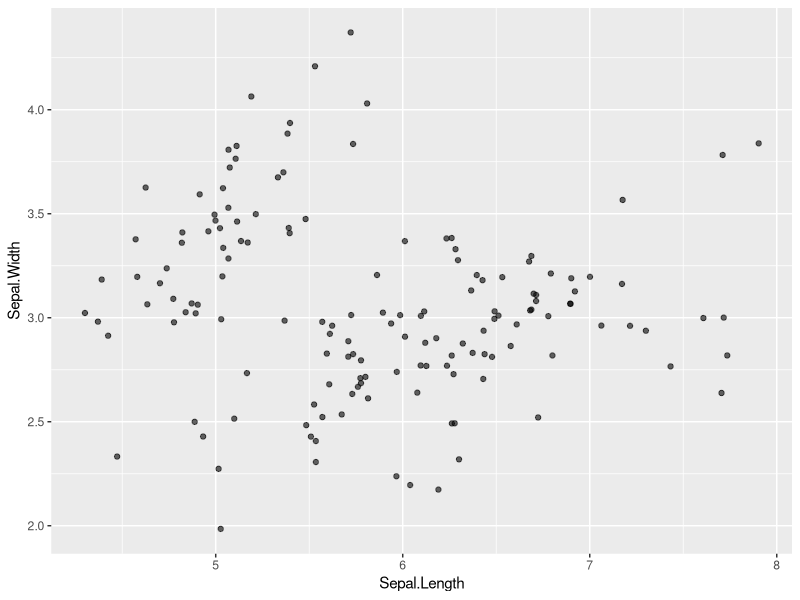
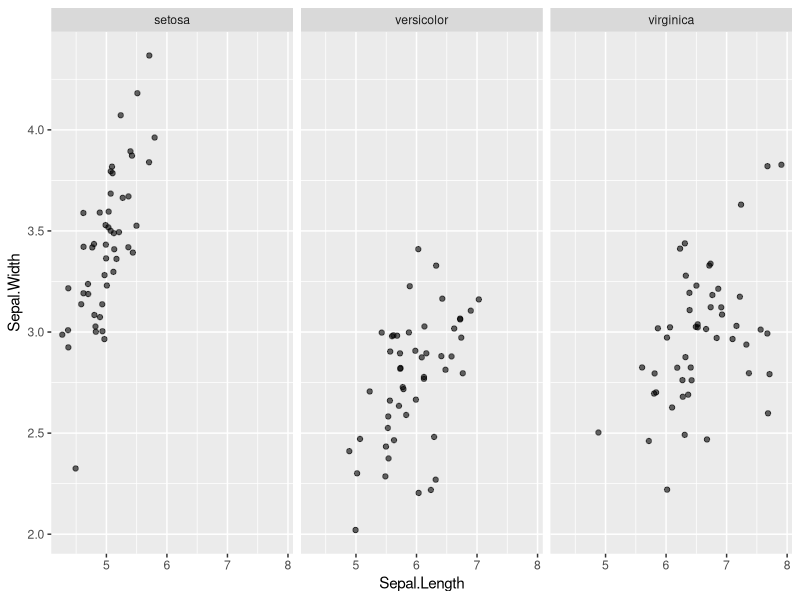
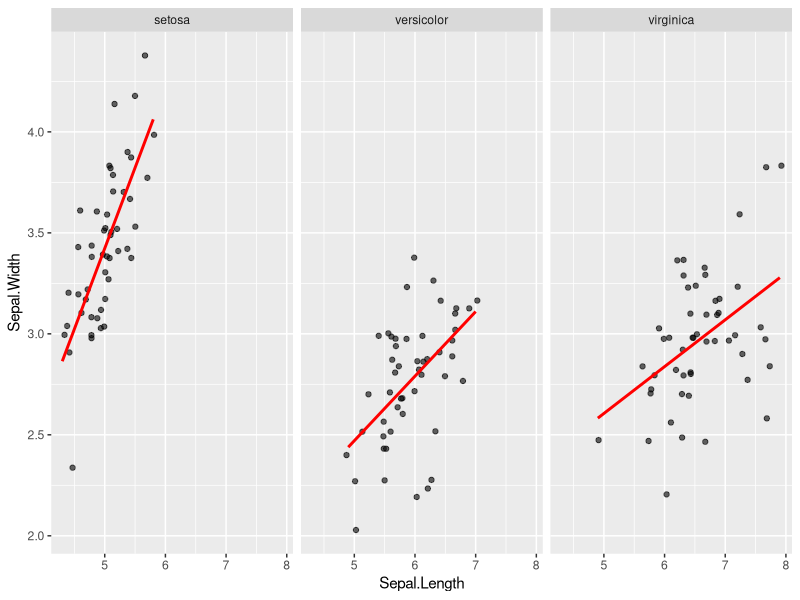
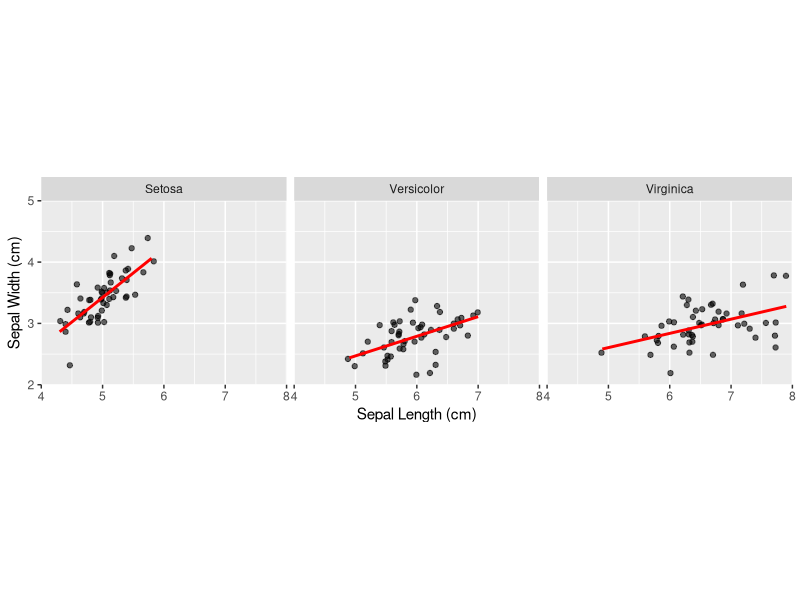
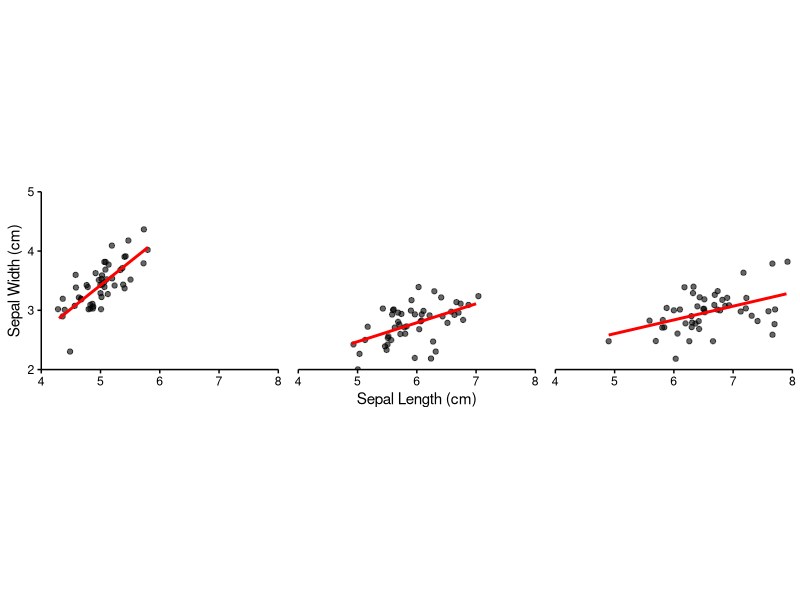

Reproduce these figures in R, in order.
## ---- chunk 1
head(iris)
## ---- chunk 2
library(ggplot2)
library(dplyr)
iris %>%
ggplot( aes(x = Sepal.Length, y = Sepal.Width) ) +
    geom_jitter(alpha = 0.6)
## ---- chunk 3
iris %>%
ggplot( aes(x = Sepal.Length, y = Sepal.Width) ) +
    geom_jitter(alpha = 0.6) +
    facet_grid(. ~ Species)
## ---- chunk 4
iris %>%
ggplot( aes(x = Sepal.Length, y = Sepal.Width) ) +
    geom_jitter(alpha = 0.6) +
    facet_grid(. ~ Species) +
    stat_smooth(method = "lm", se = F, col = "red" )
## ---- chunk 5
levels(iris$Species) <- c("Setosa", "Versicolor", "Virginica")
iris %>%
ggplot( aes(x = Sepal.Length, y = Sepal.Width) ) +
    geom_jitter(alpha = 0.6) +
    facet_grid(. ~ Species) +
    stat_smooth(method = "lm", se = F, col = "red" ) +
    scale_y_continuous("Sepal Width (cm)",
                       limits = c(2,5),
                       expand = c(0,0)) +
    scale_x_continuous("Sepal Length (cm)",
                       limits = c(4,8),
                       expand = c(0,0)) +
    coord_equal()
## ---- chunk 6
levels(iris$Species) <- c("Setosa", "Versicolor", "Virginica")
library(grid)
iris %>%
ggplot( aes(x = Sepal.Length, y = Sepal.Width) ) +
    geom_jitter(alpha = 0.6) +
    facet_grid(. ~ Species) +
    stat_smooth(method = "lm", se = F, col = "red" ) +
    scale_y_continuous("Sepal Width (cm)",
                       limits = c(2,5),
                       expand = c(0,0)) +
    scale_x_continuous("Sepal Length (cm)",
                       limits = c(4,8),
                       expand = c(0,0)) +
    coord_equal() +
    theme(panel.background = element_blank(),
          plot.background = element_blank(),
          legend.background = element_blank(),
          legend.key = element_blank(),
          strip.background = element_blank(),
          axis.text = element_text(colour="black"),
          axis.ticks = element_line(color = "black"),
          panel.grid.major = element_blank(),
          panel.grid.minor = element_blank(),
          axis.line = element_line(colour = "black"),
          strip.text = element_blank(),
          panel.spacing= unit(1, "lines")
    )
